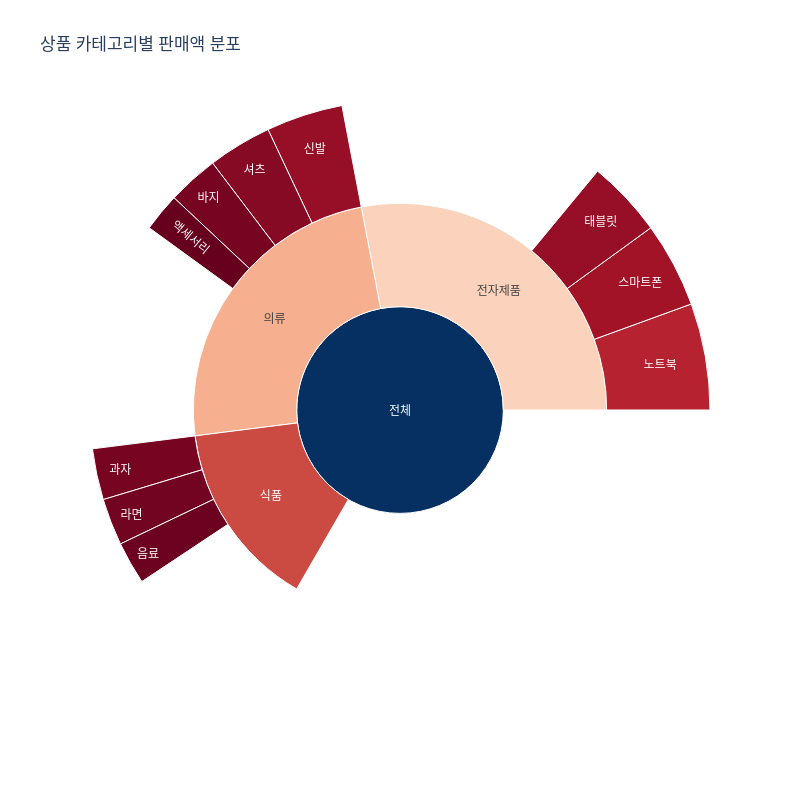

The cell this chart's notebook holds for it:
### Code cell
# 5 Sunburst Chart (계층적 데이터)
print("\n=== 5 Sunburst Chart (계층적 데이터) ===")

# 제품 카테고리 계층
categories_data = pd.DataFrame({
    'category': ['의류', '의류', '의류', '의류', '전자제품', '전자제품', '전자제품', '식품', '식품', '식품'],
    'subcategory': ['셔츠', '바지', '신발', '액세서리', '스마트폰', '노트북', '태블릿', '음료', '과자', '라면'],
    'sales': [150, 120, 180, 90, 200, 250, 180, 100, 120, 110]
})

labels = ['전체'] + list(categories_data['category'].unique()) + list(categories_data['subcategory'])
parents = [''] + ['전체']*3 + ['의류']*4 + ['전자제품']*3 + ['식품']*3
values = [sum(categories_data['sales'])] + \
    [categories_data[categories_data['category']==cat]['sales'].sum()
    for cat in categories_data['category'].unique()] + \
        list(categories_data['sales'])

fig = go.Figure(go.Sunburst(
    labels=labels,
    parents=parents,
    values=values,
    hovertemplate='<b>%{label}</b><br>판매액: %{value}만원<extra></extra>',
    marker=dict(colorscale='RdBu')
))

fig.update_layout(
    title='상품 카테고리별 판매액 분포',
    width=800,
    height=800
)

fig.show()

### Figure 1 — Plotly figure (JSON) as saved in the notebook; plotly's stock layout.template omitted (floating-point values rounded to 4 significant figures)
{"data": [{"hovertemplate": "<b>%{label}</b><br>판매액: %{value}만원<extra></extra>", "labels": ["전체", "의류", "전자제품", "식품", "셔츠", "바지", "신발", "액세서리", "스마트폰", "노트북", "태블릿", "음료", "과자", "라면"], "marker": {"colorscale": [[0, "rgb(103,0,31)"], [0.1, "rgb(178,24,43)"], [0.2, "rgb(214,96,77)"], [0.3, "rgb(244,165,130)"], [0.4, "rgb(253,219,199)"], [0.5, "rgb(247,247,247)"], [0.6, "rgb(209,229,240)"], [0.7, "rgb(146,197,222)"], [0.8, "rgb(67,147,195)"], [0.9, "rgb(33,102,172)"], [1, "rgb(5,48,97)"]]}, "parents": ["", "전체", "전체", "전체", "의류", "의류", "의류", "의류", "전자제품", "전자제품", "전자제품", "식품", "식품", "식품"], "type": "sunburst", "values": [1500, 540, 630, 330, 150, 120, 180, 90, 200, 250, 180, 100, 120, 110]}], "layout": {"height": 800, "title": {"text": "상품 카테고리별 판매액 분포"}, "width": 800}}
